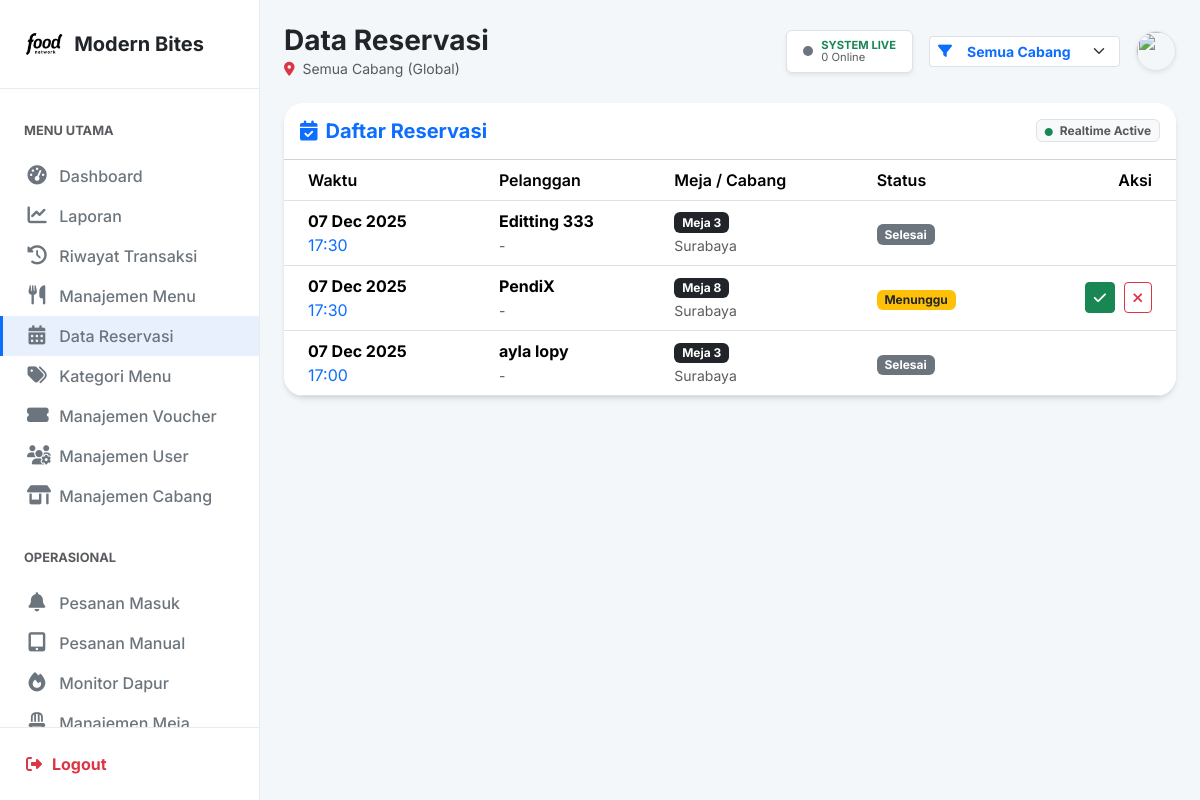
The app's page /admin/reservasi.php (signed in) with its own data.
### tables this page shows
CREATE TABLE `reservasi` (
  `id` int(11) NOT NULL,
  `uuid` varchar(50) NOT NULL,
  `user_id` int(11) NOT NULL,
  `meja_id` int(11) NOT NULL,
  `waktu_reservasi` datetime NOT NULL,
  `durasi_menit` int(11) DEFAULT 45,
  `status` enum('pending','checkin','selesai','batal') DEFAULT 'pending',
  `created_at` timestamp NULL DEFAULT current_timestamp()
);

CREATE TABLE `users` (
  `id` int(11) NOT NULL,
  `google_id` varchar(255) DEFAULT NULL,
  `nama` varchar(100) NOT NULL,
  `email` varchar(250) NOT NULL,
  `password` varchar(255) DEFAULT NULL,
  `cabang_id` int(11) DEFAULT NULL,
  `no_hp` varchar(20) DEFAULT NULL,
  `level` enum('admin','karyawan','pelanggan') NOT NULL DEFAULT 'pelanggan',
  `created_at` timestamp NOT NULL DEFAULT current_timestamp(),
  `last_active` datetime DEFAULT NULL,
  `poin` int(11) DEFAULT 0,
  `foto` text DEFAULT NULL,
  `alamat` text DEFAULT NULL
);

CREATE TABLE `meja` (
  `id` int(11) NOT NULL,
  `cabang_id` int(11) NOT NULL,
  `nomor_meja` varchar(10) NOT NULL,
  `qr_token` varchar(64) NOT NULL,
  `status` enum('kosong','terisi') DEFAULT 'kosong'
);

CREATE TABLE `cabang` (
  `id` int(11) NOT NULL,
  `nama_cabang` varchar(100) NOT NULL,
  `alamat` text NOT NULL,
  `created_at` timestamp NULL DEFAULT current_timestamp(),
  `is_pusat` tinyint(1) DEFAULT 0,
  `jam_buka` time DEFAULT '10:00:00',
  `jam_tutup` time DEFAULT '22:00:00',
  `is_open` tinyint(1) DEFAULT 1
);

### admin/reservasi.php (the view, shortened to what this page needs)
<?php
require_once '../auth/koneksi.php';
$where = "";
$sql = "SELECT r.*, u.nama as pelanggan, u.no_hp, m.nomor_meja, c.nama_cabang
        FROM reservasi r
        JOIN users u ON r.user_id = u.id
        JOIN meja m ON r.meja_id = m.id
        JOIN cabang c ON m.cabang_id = c.id
        $where
        ORDER BY r.waktu_reservasi DESC";
$data = $koneksi->query($sql);
include '../layouts/admin/header.php';
?>
<div class="card border-0 shadow-sm">
    <div class="card-header bg-white py-3 d-flex justify-content-between align-items-center">
        <h5 class="mb-0 fw-bold text-primary"><i class="fas fa-calendar-check me-2"></i>Daftar Reservasi</h5>
        <div id="liveIndicator" class="badge bg-light text-muted border">
            <i class="fas fa-circle text-success me-1" style="font-size: 8px;"></i> Realtime Active
        </div>
    </div>
    <div class="card-body p-0">
        <div class="table-responsive">
            <table class="table table-hover align-middle mb-0" id="tableReservasi">
                <thead class="bg-light">
                    <tr>
                        <th class="ps-4">Waktu</th>
                        <th>Pelanggan</th>
                        <th>Meja / Cabang</th>
                        <th>Status</th>
                        <th class="text-end pe-4">Aksi</th>
                    </tr>
                </thead>
                <tbody>
                    <?php if($data->num_rows > 0): ?>
                    <?php while($row = $data->fetch_assoc()): ?>
                    <tr>
                        <td class="ps-4">
                            <div class="fw-bold"><?= date('d M Y', strtotime($row['waktu_reservasi'])) ?></div>
                            <div class="text-primary"><?= date('H:i', strtotime($row['waktu_reservasi'])) ?></div>
                        </td>
                        <td>
                            <div class="fw-bold"><?= htmlspecialchars($row['pelanggan']) ?></div>
                            <small class="text-muted"><?= $row['no_hp'] ? $row['no_hp'] : '-' ?></small>
                        </td>
                        <td>
                            <span class="badge bg-dark">Meja <?= $row['nomor_meja'] ?></span><br>
                            <small class="text-muted"><?= $row['nama_cabang'] ?></small>
                        </td>
                        <td>
                            <?php
                                $st = $row['status'];
                                if($st=='pending') echo '<span class="badge bg-warning text-dark">Menunggu</span>';
                                elseif($st=='checkin') echo '<span class="badge bg-success">Check-in</span>';
                                elseif($st=='batal') echo '<span class="badge bg-danger">Batal</span>';
                                else echo '<span class="badge bg-secondary">Selesai</span>';
                            ?>
                        </td>
                        <td class="text-end pe-4">
                            <?php if($st == 'pending'): ?>
                                <button class="btn btn-sm btn-success fw-bold me-1" onclick="konfirmasi('checkin', <?= $row['id'] ?>)">
                                    <i class="fas fa-check"></i>
                                </button>
                                <button class="btn btn-sm btn-outline-danger" onclick="konfirmasi('batal', <?= $row['id'] ?>)">
                                    <i class="fas fa-times"></i>
                                </button>
                            <?php endif; ?>
                        </td>
                    </tr>
                    <?php endwhile; ?>
                    <?php else: ?>
                        <tr><td colspan="5" class="text-center py-5 text-muted">Belum ada reservasi baru.</td></tr>
                    <?php endif; ?>
                </tbody>
            </table>
        </div>
    </div>
</div>
<?php include '../layouts/admin/footer.php'; ?>

### assets/css/dashboard.css (style rules this page uses)
:root { --primary-color: #0d6efd; --dark-color: #212529; --light-gray: #f4f7fa; --border-color: #e9ecef; --body-font: 'Poppins', sans-serif; }
body { font-family: var(--body-font); background-color: var(--light-gray); margin: 0; color: #555; }
.table th { font-weight: 600; }
.card { border: none; box-shadow: 0 4px 15px rgba(0,0,0,0.05); border-radius: 15px; }

### assets/css/dashboard-modern.css (style rules this page uses)
:root { --font-primary: 'Inter', sans-serif; --color-bg-main: #f8f9fa; --color-text-dark: #1e293b; --color-text-muted: #64748b; --grad-primary: linear-gradient(135deg, #667eea 0%, #764ba2 100%); --grad-success: linear-gradient(135deg, #2af598 0%, #009efd 100%); --grad-warning: linear-gradient(135deg, #f6d365 0%, #fda085 100%); --grad-danger: linear-gradient(135deg, #ff9a44 0%, #fc6076 100%); --shadow-sm: 0 1px 2px 0 rgb(0 0 0 / 0.05); --shadow-md: 0 4px 6px -1px rgb(0 0 0 / 0.1), 0 2px 4px -2px rgb(0 0 0 / 0.1); --shadow-lg: 0 10px 15px -3px rgb(0 0 0 / 0.1), 0 4px 6px -4px rgb(0 0 0 / 0.1); }
body { font-family: var(--font-primary); background-color: var(--color-bg-main); color: var(--color-text-dark); }
.card.border-0.shadow-sm { border-radius: 1.25rem; box-shadow: var(--shadow-md) !important; transition: all 0.3s ease; overflow: hidden; }
.card-body { padding: 1.5rem; position: relative; z-index: 1; }

### records on screen
reservasi: waktu_reservasi "07 Dec 2025", waktu_reservasi "17:30", user.nama "Editting 333", meja.nomor_meja "3", cabang.nama_cabang "Surabaya", status "Selesai"
reservasi: waktu_reservasi "07 Dec 2025", waktu_reservasi "17:30", user.nama "PendiX", meja.nomor_meja "8", cabang.nama_cabang "Surabaya", status "Menunggu"
reservasi: waktu_reservasi "07 Dec 2025", waktu_reservasi "17:00", user.nama "ayla lopy", meja.nomor_meja "3", cabang.nama_cabang "Surabaya", status "Selesai"

### other values on screen
$page_title "Data Reservasi"
$display_cabang "Semua Cabang (Global)"
